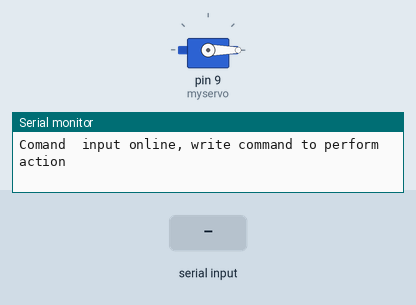
This sketch was run on a simulated Arduino Uno, built with avr-gcc and run on an emulated ATmega328P. Shown: servo, the last lines printed to the serial monitor. The test bench sets the inputs (shaded band).

Above: at 1.2 s.
1.3 s: "90,45\n" received over Serial
At 2.7 s:
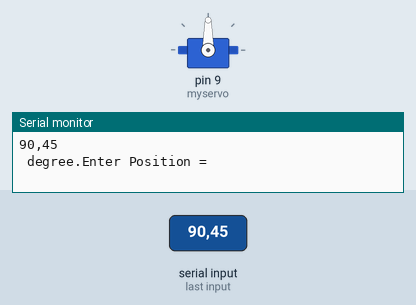
3.8 s: "200\n" received over Serial
At 5.7 s:
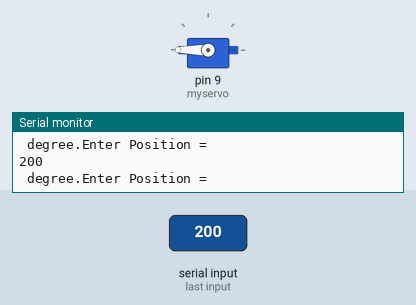
6.3 s: "30,150\n" received over Serial
At 8.5 s:
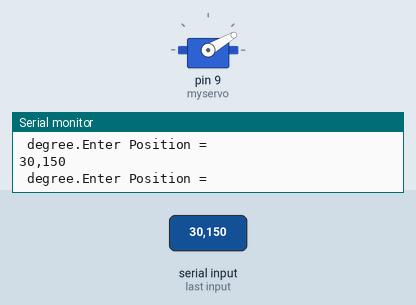
8.8 s: "90\n" received over Serial
At 10.5 s:
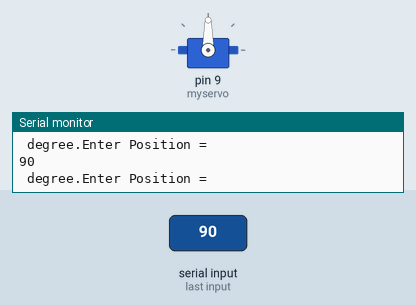
Timing chart, 0 to 12.0 s (numbered marks = the images above; inputs shaded):
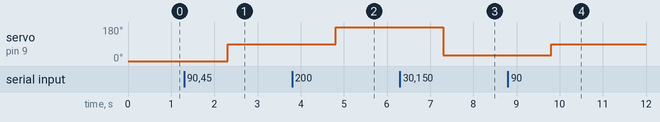

Measured:
- after the input at 1.3 s, servo on pin 9 (myservo): 0° → 90° after 1.0 s
- after the input at 3.8 s, servo on pin 9 (myservo): 90° → 180° after 1.0 s
- after the input at 6.3 s, servo on pin 9 (myservo): 180° → 30° after 1.0 s
- after the input at 8.8 s, servo on pin 9 (myservo): 30° → 90° after 1.0 s

The sketch:

main.ino
```cpp
#include <Servo.h>

Servo myservo;
String pos = "";


void  setup()

{

Serial.begin(9600);
myservo.attach(9);

Serial.println("Comand  input online, write command to perform action");


}

void  loop() {
    while(Serial.available()>0)
      {
        pos= Serial.readString();
        Serial.print(pos+" degree.");
        Serial.println("Enter Position = ");
      }
      myservo.write(pos.toInt());
      delay(15);
    }
```
